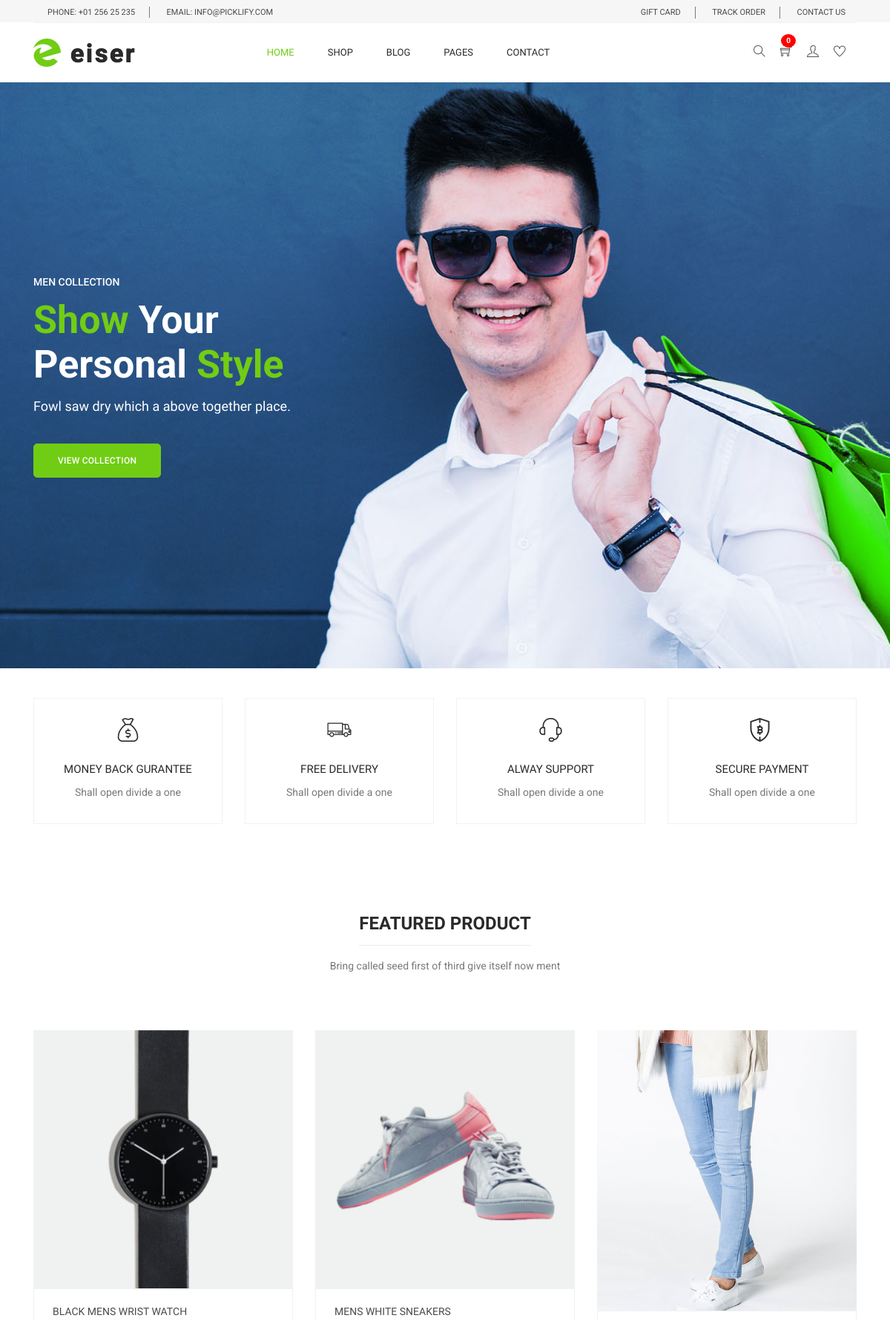
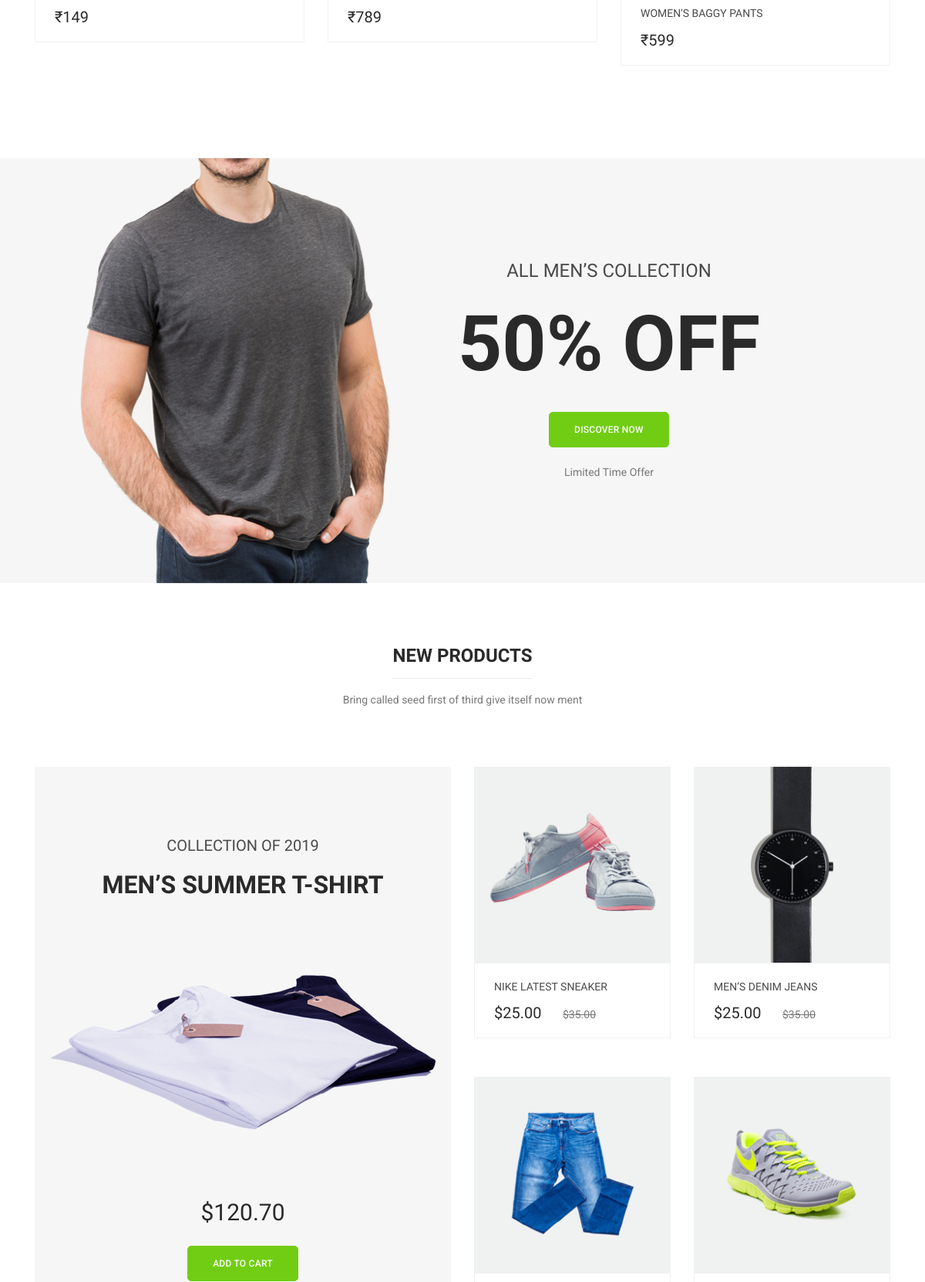
The page / (upper part) on the database its author committed (2 pictures, top to bottom).
### products/models.py (models this page shows, shortened)
class Product(BaseModel):
    product_name = models.CharField(max_length=100)
    slug = models.SlugField(unique=True, null=True, blank=True)
    category = models.ForeignKey(Category, on_delete=models.CASCADE, related_name="products")
    price = models.IntegerField()
    product_description = models.TextField()
    color_variant = models.ManyToManyField(ColorVariant, blank=True)
    size_variant = models.ManyToManyField(SizeVariant, blank=True)

class ProductImage(BaseModel):
    product = models.ForeignKey(Product, on_delete=models.CASCADE, related_name="product_images")
    image = models.ImageField(upload_to="product")

### home/views.py (the view)
# urls.py: path('', index, name='index'),
def index(request):
    context = {'products': get_random_products()}
    return render(request, 'home/index.html', context)

### products/views.py (called while the page is built)
def get_random_products():
    return Product.objects.order_by('?')[:3]

### templates/home/index.html (shortened to what this page needs)
{% extends 'base/base.html' %}
{% load static %}
{% block content %}
<section class="home_banner_area mb-40">
  <div class="banner_inner d-flex align-items-center">
    <div class="container">
      <div class="banner_content row">
        <div class="col-lg-12">
          <p class="sub text-uppercase">men Collection</p>
          <h3><span>Show</span> Your <br />Personal <span>Style</span></h3>
          <h4>Fowl saw dry which a above together place.</h4>
          <a class="main_btn mt-40" href="#">View Collection</a>
        </div>
      </div>
    </div>
  </div>
</section>
<section class="feature-area section_gap_bottom_custom">
  <div class="container">
    <div class="row">
      <div class="col-lg-3 col-md-6">
        <div class="single-feature">
          <a href="#" class="title">
            <i class="flaticon-money"></i>
            <h3>Money back gurantee</h3>
          </a>
          <p>Shall open divide a one</p>
        </div>
      </div>
      <div class="col-lg-3 col-md-6">
        <div class="single-feature">
          <a href="#" class="title">
            <i class="flaticon-truck"></i>
            <h3>Free Delivery</h3>
          </a>
          <p>Shall open divide a one</p>
        </div>
      </div>
      <div class="col-lg-3 col-md-6">
        <div class="single-feature">
          <a href="#" class="title">
            <i class="flaticon-support"></i>
            <h3>Alway support</h3>
          </a>
          <p>Shall open divide a one</p>
        </div>
      </div>
      <div class="col-lg-3 col-md-6">
        <div class="single-feature">
          <a href="#" class="title">
            <i class="flaticon-blockchain"></i>
            <h3>Secure payment</h3>
          </a>
          <p>Shall open divide a one</p>
        </div>
      </div>
    </div>
  </div>
</section>
<section class="feature_product_area section_gap_bottom_custom">
  <div class="container">
    <div class="row justify-content-center">
      <div class="col-lg-12">
        <div class="main_title">
          <h2><span>Featured product</span></h2>
          <p>Bring called seed first of third give itself now ment</p>
        </div>
      </div>
    </div>
    <div class="row">
      {% for product in products %}
      <div class="col-lg-4 col-md-6">
        <div class="single-product">
          <div class="product-img">
            <img
              class="img-fluid w-100"
              src="/media/{{product.product_images.first.image}}"
              alt=""
            />
          </div>
          <div class="product-btm">
            <a href="{% url 'get_product' product.slug %}" class="d-block">
              <h4>{{product.product_name}}</h4>
            </a>
            <div class="mt-3">
              <span class="mr-4">₹{{product.price}}</span>
            </div>
          </div>
        </div>
      </div>
      {% endfor %}
    </div>
  </div>
</section>
<section class="offer_area">
  <div class="container">
    <div class="row justify-content-center">
      <div class="offset-lg-4 col-lg-6 text-center">
        <div class="offer_content">
          <h3 class="text-uppercase mb-40">all men’s collection</h3>
          <h2 class="text-uppercase">50% off</h2>
          <a href="#" class="main_btn mb-20 mt-5">Discover Now</a>
          <p>Limited Time Offer</p>
        </div>
      </div>
    </div>
  </div>
</section>
<section class="new_product_area section_gap_top section_gap_bottom_custom">
  <div class="container">
    <div class="row justify-content-center">
      <div class="col-lg-12">
        <div class="main_title">
          <h2><span>new products</span></h2>
          <p>Bring called seed first of third give itself now ment</p>
        </div>
      </div>
    </div>
    <div class="row">
      <div class="col-lg-6">
        <div class="new_product">
          <h5 class="text-uppercase">collection of 2019</h5>
          <h3 class="text-uppercase">Men’s summer t-shirt</h3>
          <div class="product-img">
            <img
              class="img-fluid"
              src=" {% static "img/product/new-product/new-product1.png" %}"
              alt=""
            />
          </div>
          <h4>$120.70</h4>
          <a href="#" class="main_btn">Add to cart</a>
        </div>
      </div>
      <div class="col-lg-6 mt-5 mt-lg-0">
        <div class="row">
          <div class="col-lg-6 col-md-6">
            <div class="single-product">
              <div class="product-img">
                <img
                  class="img-fluid w-100"
                  src=" {% static "img/product/new-product/n1.jpg" %}"
                  alt=""
                />
              </div>
              <div class="product-btm">
                <a href="#" class="d-block">
                  <h4>Nike latest sneaker</h4>
                </a>
                <div class="mt-3">
                  <span class="mr-4">$25.00</span>
                  <del>$35.00</del>
                </div>
              </div>
            </div>
          </div>
          <div class="col-lg-6 col-md-6">
            <div class="single-product">
              <div class="product-img">
                <img
                  class="img-fluid w-100"
                  src=" {% static "img/product/new-product/n2.jpg" %}"
                  alt=""
                />
              </div>
              <div class="product-btm">
                <a href="#" class="d-block">
                  <h4>Men’s denim jeans</h4>
                </a>
                <div class="mt-3">
                  <span class="mr-4">$25.00</span>
                  <del>$35.00</del>
                </div>
              </div>
            </div>
          </div>
          <div class="col-lg-6 col-md-6">
            <div class="single-product">
              <div class="product-img">
                <img
                  class="img-fluid w-100"
                  src="{% static "img/product/new-product/n3.jpg" %}"
                  alt=""
                />
              </div>
              <div class="product-btm">
              </div>
            </div>
          </div>
          <div class="col-lg-6 col-md-6">
            <div class="single-product">
              <div class="product-img">
                <img
                  class="img-fluid w-100"
                  src="{% static "img/product/new-product/n4.jpg" %}"
                  alt=""
                />
              </div>
              <div class="product-btm">
              </div>
            </div>
          </div>
        </div>
      </div>
    </div>
  </div>
</section>
{% endblock %}

### public/static/css/style.css (style rules this page uses)
body { line-height:24px;font-size:14px;font-family:"Roboto",sans-serif;font-weight:normal;color:#797979 }
h1,h2,h3,h4,h5,h6 { font-family:"Heebo",sans-serif;color:#2a2a2a;font-weight:500 }
del { color:#797979;font-size:14px;font-weight:300;font-family:"Heebo",sans-serif }
a { text-decoration:none;transition:all 0.3s ease-in-out }
.mt-40 { margin-top:40px }
.mb-20 { margin-bottom:20px }
.mb-40 { margin-bottom:40px }
.section_gap_bottom_custom { padding-bottom:70px }
.section_gap_top { padding-top:120px }
@media (max-width: 1224px) { .section_gap_top { padding-top:80px } }
.main_title { text-align:center;margin-bottom:75px }
.main_title h2 { font-size:24px;color:#2a2a2a;margin-bottom:30px;font-weight:700;text-transform:uppercase }
.main_title h2 span { position:relative;display:inline-block }
.main_title h2 span:after { content:'';position:absolute;left:0px;bottom:-15px;width:100%;height:1px;background:#ebedee }
.main_title p { font-size:14px;font-family:"Roboto",sans-serif;font-weight:normal;line-height:24px;color:#797979;margin-bottom:0px }
.home_banner_area { background:url(../img/banner/banner-bg.jpg) no-repeat center bottom;background-size:cover;position:relative;z-index:1;min-height:790px }
.home_banner_area .banner_inner { position:relative;width:100%;min-height:790px }
.home_banner_area .banner_inner .banner_content .sub { font-size:14px;font-weight:500;color:#ffffff;margin-bottom:10px }
.home_banner_area .banner_inner .banner_content h3 { font-size:52px;font-family:"Roboto",sans-serif;font-weight:700;line-height:60px;margin-bottom:15px;color:#ffffff }
.home_banner_area .banner_inner .banner_content h3 span { color:#71cd14 }
.home_banner_area .banner_inner .banner_content h4 { font-size:18px;font-family:"Heebo",sans-serif;font-weight:300;color:#ffffff;margin-bottom:0px }
.offer_area { background:url(../img/offer-bg.png) no-repeat center;background-size:cover }
.offer_content { padding:132px 0px }
.offer_content h3 { font-size:24px;font-weight:300;color:#4a4a4a }
.offer_content h2 { font-size:100px;line-height:80px;color:#2a2a2a;margin-bottom:0px;font-weight:700 }
.offer_content p { margin-bottom:0px }
.single-feature { padding:30px 15px;text-align:center;border:1px solid #eff2f3;margin-bottom:50px }
.single-feature h3 { font-size:15px;font-weight:500;text-transform:uppercase;margin-top:25px }
.single-feature .title i { color:#4a4a4a;font-weight:500;font-size:24px;display:inline-block }
.single-feature p { margin-bottom:0px;margin-top:10px }
h2 { font-size:30px }
h3 { font-size:24px }
h4 { font-size:18px }
h5 { font-size:16px }
.main_btn { display:inline-block;background:#71cd14;padding:0px 32px;letter-spacing:0.25px;color:#fff;font-family:"Roboto",sans-serif;font-size:12px;font-weight:500;line-height:44px;outline:none !important;box-shadow:none !important;text-align:center;border:1px solid #71cd14;cursor:pointer;text-transform:uppercase;transition:all 300ms linear 0s;border-radius:5px }
.single-product { text-align:center;margin-bottom:50px }
.single-product .product-img { position:relative;overflow:hidden }
.single-product .product-btm { padding:22px 25px 18px;border:1px solid #f0f2f1;text-align:left }
.single-product .product-btm h4 { color:#4a4a4a;font-size:14px;font-weight:400;text-transform:uppercase;margin-bottom:0px;transition:all 300ms linear 0s }
.single-product .product-btm span { font-family:"Heebo",sans-serif;font-size:20px;font-weight:500;line-height:16px;color:#2a2a2a }
.new_product { background:#f6f6f6;padding:90px 15px;text-align:center }
.new_product .product-img { padding:90px 0px }
.new_product h5 { font-size:20px;color:#4a4a4a;margin-bottom:20px }
.new_product h3 { font-size:32px;font-weight:700 }
.new_product h4 { font-size:30px;font-weight:400;margin-bottom:25px }

### rows shown on the page
Product: product_images.first.image (picture), product_name "BLACK MENS WRIST WATCH", price "149"
Product: product_images.first.image (picture), product_name "MENS WHITE SNEAKERS", price "789"
Product: product_images.first.image (picture), product_name "WOMEN'S BAGGY PANTS", price "599"
